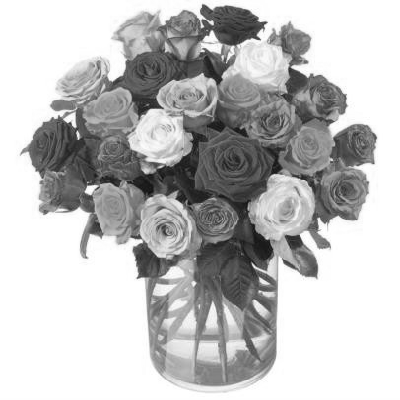
#> input picture zestaw3/ex04/roze.png, 400 x 400 px
$ python b.py
#> lines starting #> are read from the running program, lines starting #| are printed output that depends on the picture; after the words box and inside, x2 and y2 are one past the last pixel; in counts of white or black regions, pixels touching at a corner belong together
#> further down, image is the input picture: shape (400, 400); min 15, max 255, mean 191.3
import numpy as np
import cv2

def otsu_three_class_thresholding(image, delta=2):
    """
    Perform three-class iterative thresholding using Otsu's method with the condition \u2206 < 2.

    :param image: Input grayscale image.
    :param delta: Convergence criterion for threshold difference.
    :return: Binary images for three classes.
    """
#> called with delta = 2
    if len(image.shape) != 2:
        raise ValueError("Input image must be grayscale.")

    # Compute the histogram of the image
    hist, bin_edges = np.histogram(image.ravel(), bins=256, range=(0, 256))
#> hist = 256 values, max 65484 at index 255, min 0 at index 0, mean 625; bin_edges = 257 values from 0 to 256
    bin_centers = (bin_edges[:-1] + bin_edges[1:]) / 2
#> bin_centers = 256 values from 0.5 to 255.5

    # Initial thresholds (t1 and t2)
    t1, t2 = np.percentile(image, [33, 66])
#> t1 = 151; t2 = 255

    prev_t1, prev_t2 = 0, 0

    while abs(t1 - prev_t1) >= delta or abs(t2 - prev_t2) >= delta:
        prev_t1, prev_t2 = t1, t2

        # Classify pixels based on current thresholds
        class1 = hist[:int(t1)]
        class2 = hist[int(t1):int(t2)]
        class3 = hist[int(t2):]

        # Calculate means for each class
        mean1 = np.dot(class1, bin_centers[:int(t1)]) / (np.sum(class1) + 1e-8)
        mean2 = np.dot(class2, bin_centers[int(t1):int(t2)]) / (np.sum(class2) + 1e-8)
        mean3 = np.dot(class3, bin_centers[int(t2):]) / (np.sum(class3) + 1e-8)

        # Update thresholds based on class means
        t1 = (mean1 + mean2) / 2
        t2 = (mean2 + mean3) / 2
#> this loop made 7 passes
#> (prev_t1, prev_t2, mean1, mean2, mean3, t1, t2) on passes 2 to 7: (154, 233.2, 97.97, 189.5, 254.3, 143.7, 221.9), (143.7, 221.9, 93.45, 177.6, 253.2, 135.5, 215.4), (135.5, 215.4, 89.73, 170.3, 252.5, 130, 211.4), (130, 211.4, 87.19, 165.5, 252, 126.4, 208.8), (126.4, 208.8, 85.2, 162.1, 251.7, 123.6, 206.9), (123.6, 206.9, 83.78, 159.7, 251.4, 121.7, 205.6)
#> (prev_t1, prev_t2, class3, mean1, mean2, mean3, t1, t2) on pass 1: (151, 255, [65484], 97.03, 211, 255.5, 154, 233.2)

    # Generate binary masks for the three classes
    class1_mask = (image <= t1).astype(np.uint8)
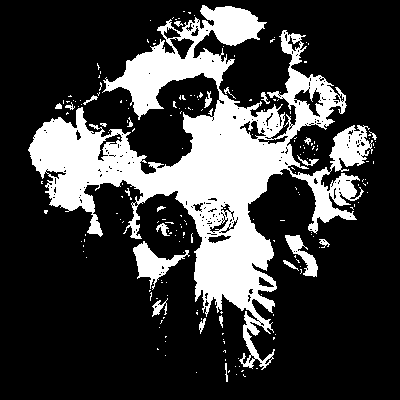
#> class1_mask: shape (400, 400); values 0 (black) and 1 (white), 24.3% white; 201 white regions (178 under 20 px), largest, box (x1, y1, x2, y2) and area: (28, 5, 373, 370) 35885, (133, 241, 190, 290) 985, (285, 235, 318, 277) 518
    class2_mask = ((image > t1) & (image <= t2)).astype(np.uint8)
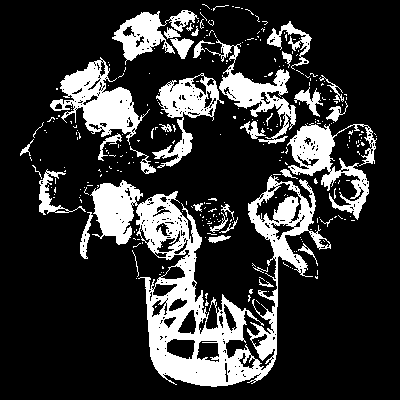
#> class2_mask: shape (400, 400); values 0 (black) and 1 (white), 20.4% white; 298 white regions (262 under 20 px), largest, box (x1, y1, x2, y2) and area: (90, 175, 331, 387) 15159, (50, 57, 150, 145) 3351, (287, 123, 377, 220) 2908
    class3_mask = (image > t2).astype(np.uint8)
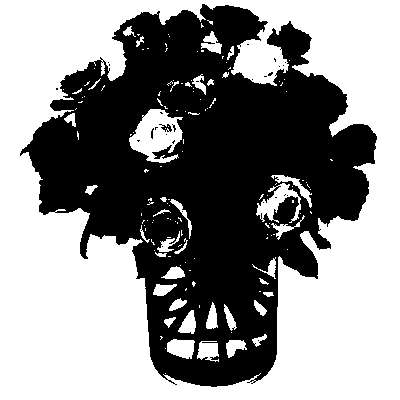
#> class3_mask: shape (400, 400); values 0 (black) and 1 (white), 55.3% white; 28 black regions (26 under 20 px), largest, box (x1, y1, x2, y2) and area: (20, 4, 377, 387) 71294, (159, 124, 172, 132) 49

    return class1_mask, class2_mask, class3_mask

# Example usage
if __name__ == "__main__":
    # Load a grayscale image
    image_path = "roze.png"  # Replace with your image path
    image = cv2.imread(image_path, cv2.IMREAD_GRAYSCALE)

    # Perform three-class thresholding
    class1, class2, class3 = otsu_three_class_thresholding(image)

    # Save the results
    cv2.imwrite("class1_output.png", class1 * 255)  # Save as a binary image (0 or 255)
    cv2.imwrite("class2_output.png", class2 * 255)
    cv2.imwrite("class3_output.png", class3 * 255)

    # Display the results
    cv2.imshow("Class 1", class1 * 255)
    cv2.imshow("Class 2", class2 * 255)
    cv2.imshow("Class 3", class3 * 255)
    cv2.waitKey(0)
    cv2.destroyAllWindows()
